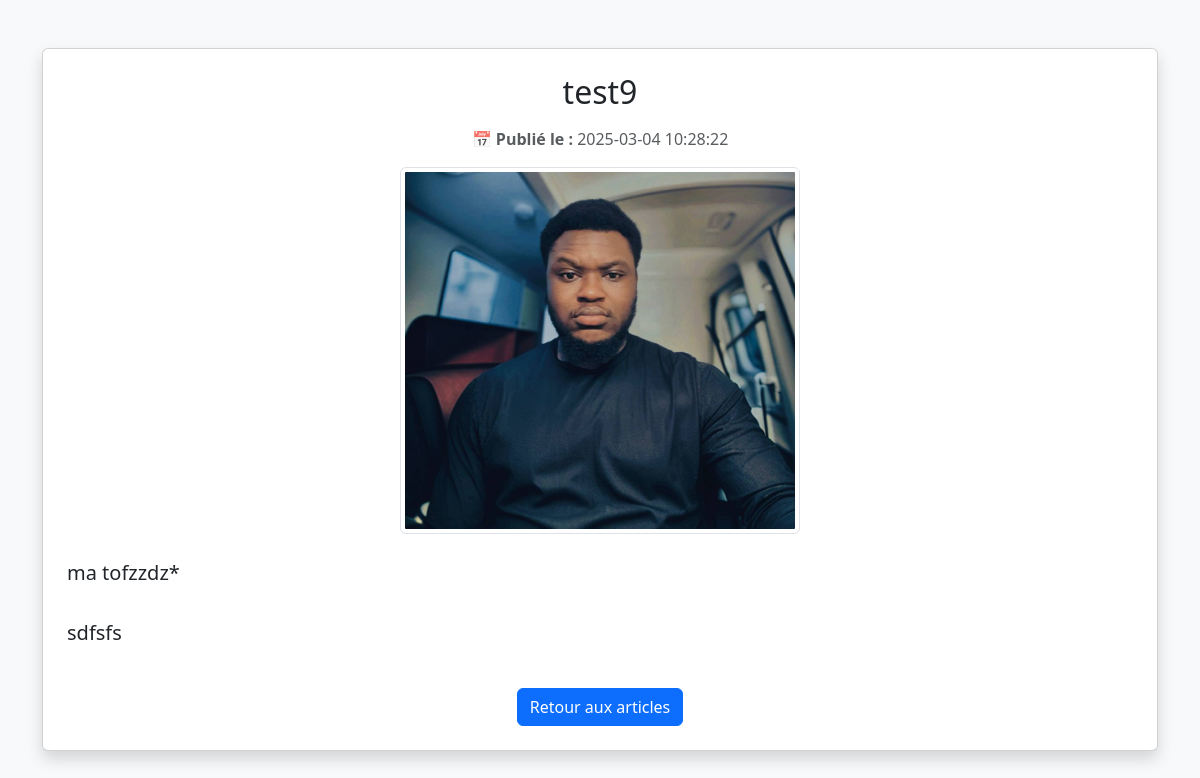
/admin/article_view.php?id=13 (signed in), run on the app's committed database.
### tables this page shows
CREATE TABLE `articles` (
  `id` int(11) NOT NULL,
  `title` varchar(255) NOT NULL,
  `content` text NOT NULL,
  `image` varchar(255) DEFAULT NULL,
  `created_at` timestamp NOT NULL DEFAULT current_timestamp()
);

### admin/article_view.php (the view, shortened to what this page needs)
<?php
require '../includes/config.php';
$id = (int) $_GET['id'];
$stmt = $pdo->prepare("SELECT * FROM articles WHERE id = ?");
$stmt->execute([$id]);
$article = $stmt->fetch(PDO::FETCH_ASSOC);
?>
<!DOCTYPE html>
<html lang="fr">
<head>
    <link href="https://cdn.jsdelivr.net/npm/bootstrap@5.3.0/dist/css/bootstrap.min.css" rel="stylesheet">
</head>
<body class="bg-light">
    <div class="container mt-5">
        <div class="card shadow p-4">
            <h2 class="text-center mb-3"><?= htmlspecialchars($article['title']) ?></h2>
            <p class="text-muted text-center"><strong>📅 Publié le :</strong> <?= htmlspecialchars($article['created_at']) ?></p>
            <?php if (!empty($article['image'])): ?>
                <div class="text-center">
                    <img src="../public/uploads/<?= basename($article['image']) ?>" class="img-fluid img-thumbnail mb-4" style="max-width: 400px;">
                </div>
            <?php endif; ?>
            <p class="fs-5"><?= nl2br(htmlspecialchars($article['content'])) ?></p>
            <div class="text-center mt-4">
                <a href="articles.php" class="btn btn-primary"><i class="bi bi-arrow-left"></i> Retour aux articles</a>
            </div>
        </div>
    </div>
</body>
</html>

### data on the page
articles: title "test9", created_at "2025-03-04 10:28:22", image (picture), content "ma tofzzdz* sdfsfs"
